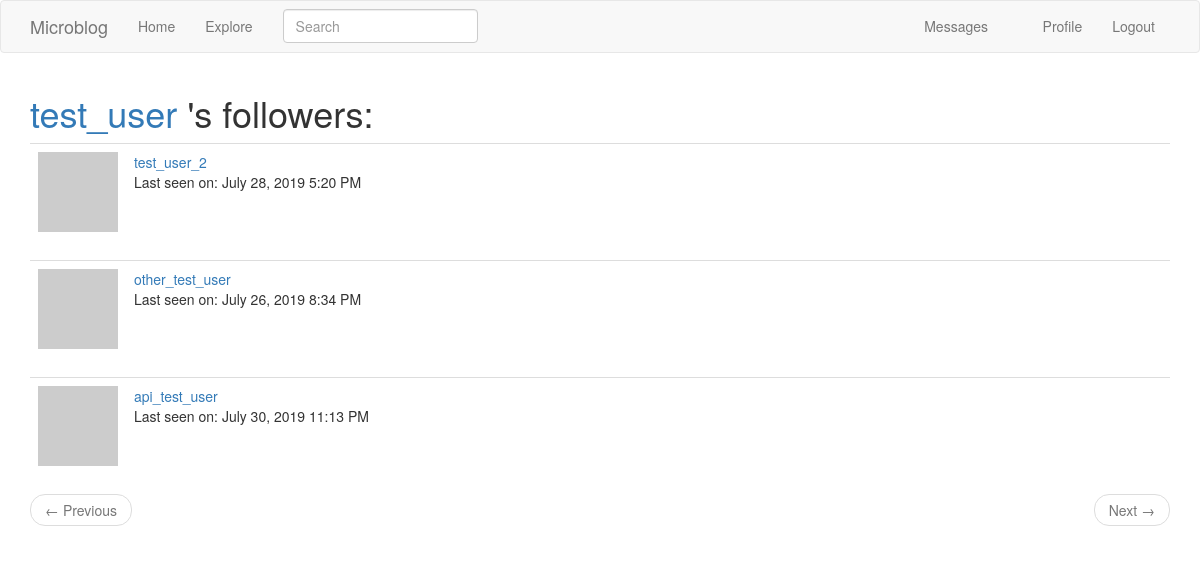
Page /user/test_user/followers (signed in) on the earlier database version.
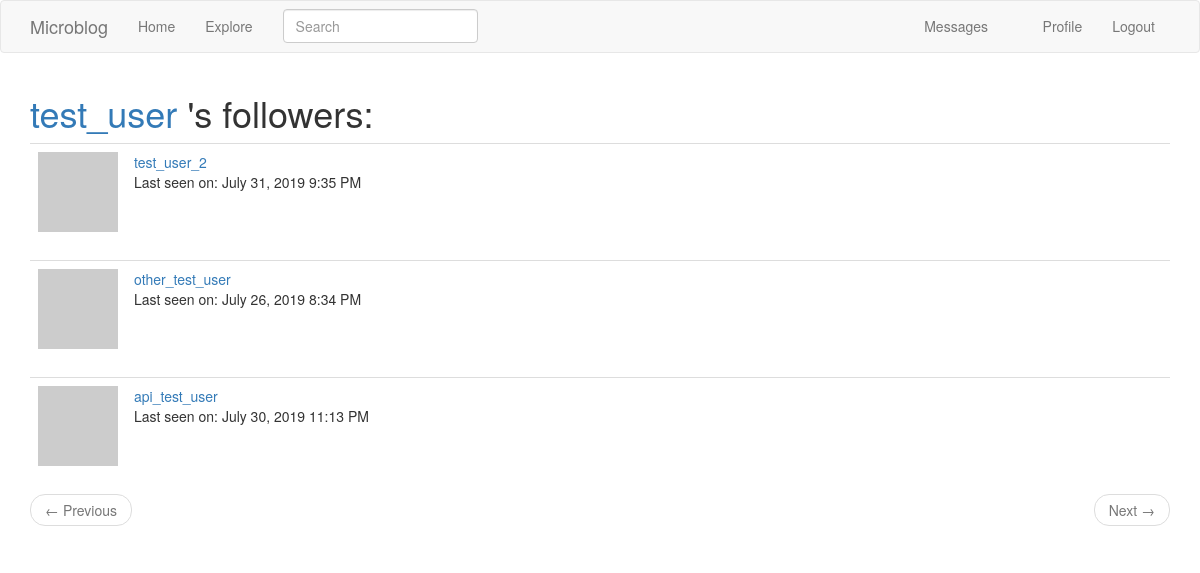
Same page on the later database version.
### app/models.py (models this page shows, shortened)
class PaginatedAPIMixin(object):
    @staticmethod
    def to_collection_dict(query, page, per_page, endpoint, **kwargs):
        resources = query.paginate(page, per_page, False)
        data = {
            'items': [item.to_dict() for item in resources.items],
            '_meta': {
                'page': page,
                'per_page': per_page,
                'total_pages': resources.pages,
                'total_items': resources.total
            },
            '_links': {
                'self': url_for(endpoint, page=page, per_page=per_page, **kwargs),
                'next': url_for(endpoint, page=page+1, per_page=per_page, **kwargs) if resources.has_next else None,
                'prev': url_for(endpoint, page=page-1, per_page=per_page, **kwargs) if resources.has_prev else None
            }
        }
        return data

class User(UserMixin, PaginatedAPIMixin, db.Model):
    id = db.Column(db.Integer, primary_key=True)
    username = db.Column(db.String(64), index=True, unique=True)
    email = db.Column(db.String(120), index=True, unique=True)
    about_me = db.Column(db.String(140))
    last_seen = db.Column(db.DateTime, default=datetime.utcnow)
    password_hash = db.Column(db.String(128))
    posts = db.relationship('Post', backref='author', lazy='dynamic')
    followed = db.relationship('User', secondary=followers, primaryjoin=(followers.c.follower_id == id),
                               secondaryjoin=(followers.c.followed_id == id),
                               backref=db.backref('followers', lazy='dynamic'), lazy='dynamic')
    messages_sent = db.relationship('Message', foreign_keys='Message.sender_id',backref='author', lazy='dynamic')
    messages_received = db.relationship('Message', foreign_keys='Message.recipient_id', backref='recipient',
                                        lazy='dynamic')
    last_message_read_time = db.Column(db.DateTime)
    notifications = db.relationship('Notification', backref='user', lazy='dynamic')
    api_token = db.Column(db.String(32), index=True, unique=True)
    api_token_expiration = db.Column(db.DateTime)
    @login.user_loader
    def load_user(id):
        return User.query.get(int(id))
    def avatar(self, size):
        digest = md5(self.email.lower().encode('utf-8')).hexdigest()
        return 'https://www.gravatar.com/avatar/{}?d=identicon&s={}'.format(digest, size)
    def new_messages(self):
        last_read_time = self.last_message_read_time or datetime(1900, 1, 1)
        return Message.query.filter_by(recipient=self).filter(Message.timestamp > last_read_time).count()

### app/main/routes.py (the view)
@bp.route('/user/<username>/followers')
@login_required
def followers(username):
    user = User.query.filter_by(username=username).first_or_404()
    page = request.args.get('page', 1, type=int)
    followers = user.followers.paginate(page, current_app.config['POSTS_PER_PAGE'], False)
    next_url = url_for('main.followers', page=followers.next_num) if followers.has_next else None
    prev_url = url_for('main.followers', page=followers.prev_num) if followers.has_prev else None
    return render_template('followers.html', user=user, followers=followers.items,
                           title=user.username + '\'s Followers', next_url=next_url, prev_url=prev_url,
                           mode='followers')

### app/main/forms.py
class SearchForm(FlaskForm):
    q = StringField(_l('Search'), validators=[DataRequired()])
    def __init__(self, *args, **kwargs):
        if 'formdata' not in kwargs:
            kwargs['formdata'] = request.args
        if 'csrf_enabled' not in kwargs:
            kwargs['csrf_enabled'] = False
        super(SearchForm, self).__init__(*args, **kwargs)

### app/main/routes.py (called while the page is built)
@bp.before_app_request
def before_request():
    if current_user.is_authenticated:
        current_user.last_seen = datetime.utcnow()
        db.session.commit()
        g.search_form = SearchForm()
    g.locale = str(get_locale())

### app/models.py (called while the page is built)
    @classmethod
    def before_commit(cls, session):
        session._changes = {
            'add': list(session.new),
            'update': list(session.dirty),
            'delete': list(session.deleted)
        }

    @classmethod
    def after_commit(cls, session):
        for obj in session._changes['add']:
            if isinstance(obj, SearchableMixin):
                add_to_index(obj.__tablename__, obj)
        for obj in session._changes['update']:
            if isinstance(obj, SearchableMixin):
                add_to_index(obj.__tablename__, obj)
        for obj in session._changes['delete']:
            if isinstance(obj, SearchableMixin):
                remove_from_index(obj.__tablename__, obj)
        session._changes = None

### app/templates/followers.html
{% extends "base.html" %}
{% block app_content %}
    <h1>
        <span class="user_popup">
            <a href="{{ url_for('main.user_profile', username=user.username) }}">{{ user.username }}</a>
        </span>
        {% if mode == 'followers' %}
        's followers:
        {% else %}
        is following:
        {% endif %}
    </h1>
    {% for follower in followers %}
        {% include '_user.html' %}
    {% endfor %}
    <nav aria-label="...">
        <ul class="pager">
            <li class="previous {% if not prev_url %} disabled{% endif %}">
                <a href="{{ prev_url or '#' }}">
                    <span aria-hidden="true">&larr;</span> {{ _('Previous') }}
                </a>
            </li>
            <li class="next {% if not next_url %} disabled{% endif %}">
                <a href="{{ next_url or '#' }}">
                    {{ _('Next') }} <span aria-hidden="true">&rarr;</span>
                </a>
            </li>
        </ul>
    </nav>
{% endblock %}

### app/templates/base.html (shortened to what this page needs)
{% extends "bootstrap/base.html" %}
{% block navbar %}
    <nav class="navbar sticky-top navbar-default">
        <div class="container">
            <div class="navbar-header">
                <a class="navbar-brand" href="{{ url_for('main.index') }}">Microblog</a>
            </div>
            <div class="collapse navbar-collapse" id="bs-example-navbar-collapse-1">
                <ul class="nav navbar-nav">
                    <li><a href="{{ url_for('main.index') }}">{{ _('Home') }}</a></li>
                    <li><a href="{{ url_for('main.explore') }}">{{ _('Explore') }}</a></li>
                </ul>
                {% if g.search_form %}
                <form class="navbar-form navbar-left" method="get" action="{{ url_for('main.search') }}">
                    <div class="form-group">
                        {{ g.search_form.q(size=20, class='form-control', placeholder=g.search_form.q.label.text) }}
                    </div>
                </form>
                {% endif %}
                <ul class="nav navbar-nav navbar-right">
                    {% if current_user.is_anonymous %}
                    <li><a href="{{ url_for('auth.login') }}">{{ _('Login') }}</a></li>
                    {% else %}
                    <li><a href="{{ url_for('main.messages') }}">
                        {{ _('Messages') }}
                        {% set new_messages = current_user.new_messages() %}
                    </a></li>
                    <li><a href="{{ url_for('main.user_profile', username=current_user.username) }}">{{ _('Profile') }}</a></li>
                    <li><a href="{{ url_for('auth.logout') }}">{{ _('Logout') }}</a></li>
                    {% endif %}
                </ul>
            </div>
        </div>
    </nav>
{% endblock %}
{% block content %}
    <div class="container">
        {% block app_content %}{% endblock %}
    </div>
{% endblock %}

### app/templates/_user.html
    <table class="table table-hover">
        <tr>
            <td width="70px">
                <a href="{{ url_for('main.user_profile', username=follower.username) }}">
                    <img src="{{ follower.avatar(70) }}" />
                </a>
            </td>
            <td>
                <span class="user_popup">
                    <a href=" {{ url_for('main.user_profile', username=follower.username) }}">
                        {{ follower.username }}
                    </a>
                </span>
                {% if follower.last_seen %}
                <p>{{ _('Last seen on: ') }} {{ moment(follower.last_seen).format('LLL') }}</p>
                {% endif %}
            </td>
        </tr>
    </table>

Differences in the rows shown:
changed User "test_user_2": last_seen "July 28, 2019 5:20 PM" → "July 31, 2019 9:35 PM"
